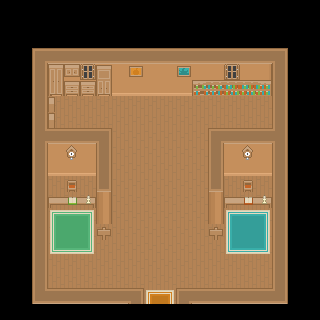

Below is a game level as drawn by its tile map, then a one-line description and the .tmx file that defines it, in full:
An orthogonal 20x20 tile map with 16x16 px tiles, 3 tile layers (bot, mid, top), 1 hidden layer not drawn.

<map version="1.2" tiledversion="1.3.3" orientation="orthogonal" renderorder="right-down" width="20" height="20" tilewidth="16" tileheight="16" infinite="0" nextlayerid="5" nextobjectid="1">
 <tileset firstgid="1" source="base.tsx" />
 <layer id="1" name="bot" width="20" height="20">
  <data encoding="csv">
0,0,0,0,0,0,0,0,0,0,0,0,0,0,0,0,0,0,0,0,
0,0,0,0,0,0,0,0,0,0,0,0,0,0,0,0,0,0,0,0,
0,0,0,0,0,0,0,0,0,0,0,0,0,0,0,0,0,0,0,0,
0,0,722,720,720,720,720,720,720,720,720,720,720,720,720,720,720,723,0,0,
0,0,778,1279,1280,1280,1280,1280,1280,1280,1280,1280,1280,1280,1280,1280,1281,778,0,0,
0,0,778,1336,1337,1337,1337,1337,1337,1337,1337,1337,1337,1337,1337,1337,1338,778,0,0,
0,0,778,123,123,123,123,123,123,123,123,123,123,123,123,123,123,778,0,0,
0,0,778,123,123,123,123,123,123,123,123,123,123,123,123,123,123,778,0,0,
0,0,724,720,720,720,723,123,123,123,123,123,123,722,720,720,720,781,0,0,
0,0,778,1280,1280,1280,778,123,123,123,123,123,123,778,1280,1280,1280,778,0,0,
0,0,778,1337,1337,1337,778,123,123,123,123,123,123,778,1337,1337,1337,778,0,0,
0,0,778,123,123,123,833,123,123,123,123,123,123,833,123,123,123,778,0,0,
0,0,778,123,123,123,1390,123,123,123,123,123,123,1390,123,123,123,778,0,0,
0,0,778,123,123,123,1390,123,123,123,123,123,123,1390,123,123,123,778,0,0,
0,0,778,123,123,123,123,123,123,123,123,123,123,123,123,123,123,778,0,0,
0,0,778,123,123,123,123,123,123,123,123,123,123,123,123,123,123,778,0,0,
0,0,778,123,123,123,123,123,123,123,123,123,123,123,123,123,123,778,0,0,
0,0,778,123,123,123,123,123,123,123,123,123,123,123,123,123,123,778,0,0,
0,0,779,720,720,720,720,720,723,123,123,722,720,720,720,720,720,780,0,0,
0,0,0,0,0,0,0,0,0,0,0,0,0,0,0,0,0,0,0,0
</data>
 </layer>
 <layer id="2" name="mid" width="20" height="20">
  <data encoding="csv">
0,0,0,0,0,0,0,0,0,0,0,0,0,0,0,0,0,0,0,0,
0,0,0,0,0,0,0,0,0,0,0,0,0,0,0,0,0,0,0,0,
0,0,0,0,0,0,0,0,0,0,0,0,0,0,0,0,0,0,0,0,
0,0,0,0,0,0,0,0,0,0,0,0,0,0,0,0,0,0,0,0,
0,0,0,200,143,333,85,0,601,0,0,602,0,0,333,0,0,0,0,0,
0,0,0,257,310,310,369,0,0,0,0,0,731,733,847,847,848,0,0,0,
0,0,0,139,0,0,0,0,0,0,0,0,0,0,0,0,0,0,0,0,
0,0,0,139,0,0,0,0,0,0,0,0,0,0,0,0,0,0,0,0,
0,0,0,0,0,0,0,0,0,0,0,0,0,0,0,0,0,0,0,0,
0,0,0,0,483,0,0,0,0,0,0,0,0,0,0,483,0,0,0,0,
0,0,0,0,0,0,0,0,0,0,0,0,0,0,0,0,0,0,0,0,
0,0,0,0,191,0,0,0,0,0,0,0,0,0,0,191,0,0,0,0,
0,0,0,198,199,313,0,0,0,0,0,0,0,0,198,199,313,0,0,0,
0,0,0,923,924,925,0,0,0,0,0,0,0,0,1265,1266,1267,0,0,0,
0,0,0,980,981,982,20,0,0,0,0,0,0,20,1322,1323,1324,0,0,0,
0,0,0,1037,1038,1039,0,0,0,0,0,0,0,0,1379,1380,1381,0,0,0,
0,0,0,0,0,0,0,0,0,0,0,0,0,0,0,0,0,0,0,0,
0,0,0,0,0,0,0,0,0,0,0,0,0,0,0,0,0,0,0,0,
0,0,0,0,0,0,0,0,0,1094,1096,0,0,0,0,0,0,0,0,0,
0,0,0,0,0,0,0,0,0,0,0,0,0,0,0,0,0,0,0,0
</data>
 </layer>
 <layer id="3" name="top" width="20" height="20">
  <data encoding="csv">
0,0,0,0,0,0,0,0,0,0,0,0,0,0,0,0,0,0,0,0,
0,0,0,0,0,0,0,0,0,0,0,0,0,0,0,0,0,0,0,0,
0,0,0,0,0,0,0,0,0,0,0,0,0,0,0,0,0,0,0,0,
0,0,0,0,0,0,0,0,0,0,0,0,0,0,0,0,0,0,0,0,
0,0,0,0,0,0,0,0,0,0,0,0,0,0,0,0,0,0,0,0,
0,0,0,0,0,0,0,0,0,0,0,0,0,0,0,0,0,0,0,0,
0,0,0,0,0,0,0,0,0,0,0,0,0,0,0,0,0,0,0,0,
0,0,0,0,0,0,0,0,0,0,0,0,0,0,0,0,0,0,0,0,
0,0,0,0,0,0,0,0,0,0,0,0,0,0,0,0,0,0,0,0,
0,0,0,0,0,0,0,0,0,0,0,0,0,0,0,0,0,0,0,0,
0,0,0,0,0,0,0,0,0,0,0,0,0,0,0,0,0,0,0,0,
0,0,0,0,0,0,0,0,0,0,0,0,0,0,0,0,0,0,0,0,
0,0,0,0,907,419,0,0,0,0,0,0,0,0,0,906,419,0,0,0,
0,0,0,0,0,0,0,0,0,0,0,0,0,0,0,0,0,0,0,0,
0,0,0,0,0,0,0,0,0,0,0,0,0,0,0,0,0,0,0,0,
0,0,0,0,0,0,0,0,0,0,0,0,0,0,0,0,0,0,0,0,
0,0,0,0,0,0,0,0,0,0,0,0,0,0,0,0,0,0,0,0,
0,0,0,0,0,0,0,0,0,0,0,0,0,0,0,0,0,0,0,0,
0,0,0,0,0,0,0,0,0,0,0,0,0,0,0,0,0,0,0,0,
0,0,0,0,0,0,0,0,0,0,0,0,0,0,0,0,0,0,0,0
</data>
 </layer>
 <layer id="4" name="coll" width="20" height="20" visible="0">
  <data encoding="csv">
0,0,0,0,0,0,0,0,0,0,0,0,0,0,0,0,0,0,0,0,
0,0,0,0,0,0,0,0,0,0,0,0,0,0,0,0,0,0,0,0,
0,0,0,0,0,0,0,0,0,0,0,0,0,0,0,0,0,0,0,0,
0,0,0,0,0,0,0,0,0,0,0,0,0,0,0,0,0,1,0,0,
0,0,0,0,0,0,0,0,0,0,0,0,0,0,0,0,0,1,0,0,
0,0,0,1,1,1,1,1,1,1,1,1,1,1,1,1,1,1,0,0,
0,0,0,1,0,0,0,0,0,0,0,0,0,0,0,0,0,1,0,0,
0,0,0,1,0,0,0,0,0,0,0,0,0,0,0,0,0,1,0,0,
0,0,1,1,1,1,1,0,0,0,0,0,0,1,1,1,1,1,0,0,
0,0,1,0,0,0,1,0,0,0,0,0,0,1,0,0,0,0,0,0,
0,0,1,0,0,0,1,0,0,0,0,0,0,1,0,0,0,0,0,0,
0,0,1,0,0,0,1,0,0,0,0,0,0,1,0,0,0,0,0,0,
0,0,1,1,1,1,1,0,0,0,0,0,0,1,1,1,1,1,0,0,
0,0,1,0,0,0,1,0,0,0,0,0,0,1,0,0,0,1,0,0,
0,0,1,0,0,0,1,0,0,0,0,0,0,1,0,0,0,1,0,0,
0,0,1,0,0,0,0,0,0,0,0,0,0,0,0,0,0,1,0,0,
0,0,1,0,0,0,0,0,0,0,0,0,0,0,0,0,0,1,0,0,
0,0,1,0,0,0,0,0,0,0,0,0,0,0,0,0,0,1,0,0,
0,0,1,1,1,1,1,1,1,0,0,1,1,1,1,1,1,1,0,0,
0,0,0,0,0,0,0,0,0,1,1,0,0,0,0,0,0,0,0,0
</data>
 </layer>
</map>